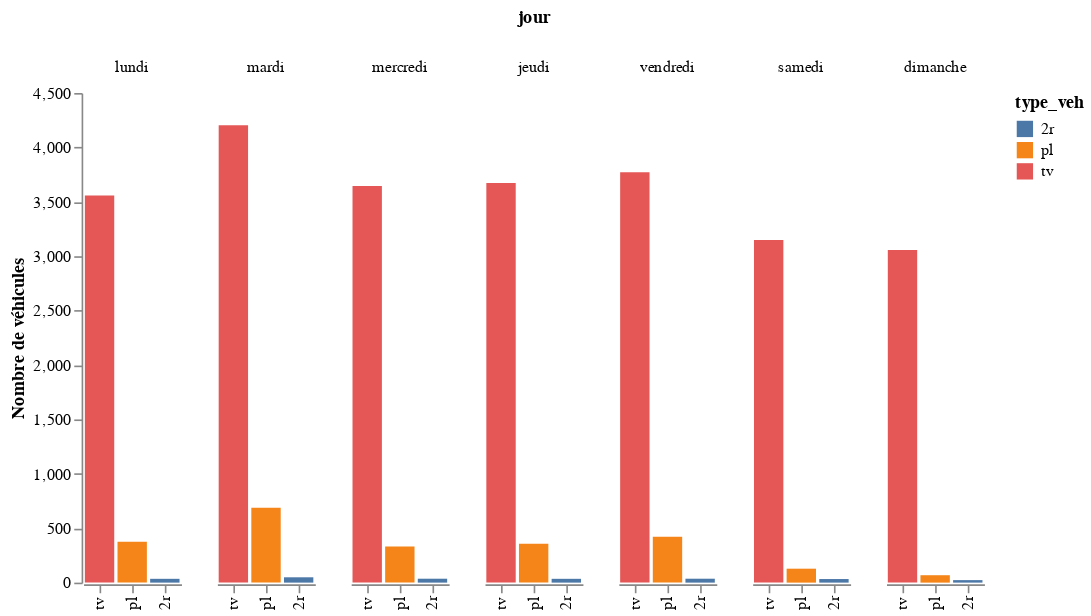

Write notebook code for a chart like this one.
### Code cell
graphJourType

### Figure 1 — Vega-Lite specification as saved in the notebook (floating-point values rounded to 4 significant figures)
{"config": {"view": {"continuousWidth": 400, "continuousHeight": 300, "stroke": "transparent"}}, "data": {"name": "data-d84bdab9f3e77d8578e1eb6dc4402d32"}, "mark": "bar", "encoding": {"color": {"type": "nominal", "field": "type_veh"}, "column": {"type": "ordinal", "field": "jour", "sort": ["lundi", "mardi", "mercredi", "jeudi", "vendredi", "samedi", "dimanche"]}, "x": {"type": "nominal", "axis": {"title": ""}, "field": "type_veh", "sort": ["tv", "vl", "pl", "2r"]}, "y": {"type": "quantitative", "axis": {"grid": false, "title": "Nombre de véhicules"}, "field": "nbVeh"}}, "$schema": "https://vega.github.io/schema/vega-lite/v4.8.1.json", "datasets": {"data-d84bdab9f3e77d8578e1eb6dc4402d32": [{"jour": "lundi", "type_veh": "2r", "nbVeh": 35.0}, {"jour": "lundi", "type_veh": "pl", "nbVeh": 376.0}, {"jour": "lundi", "type_veh": "tv", "nbVeh": 3558.0}, {"jour": "mardi", "type_veh": "2r", "nbVeh": 49.0}, {"jour": "mardi", "type_veh": "pl", "nbVeh": 688.0}, {"jour": "mardi", "type_veh": "tv", "nbVeh": 4204.0}, {"jour": "mercredi", "type_veh": "2r", "nbVeh": 36.0}, {"jour": "mercredi", "type_veh": "pl", "nbVeh": 331.0}, {"jour": "mercredi", "type_veh": "tv", "nbVeh": 3645.0}, {"jour": "jeudi", "type_veh": "tv", "nbVeh": 3674.0}, {"jour": "jeudi", "type_veh": "pl", "nbVeh": 357.0}, {"jour": "jeudi", "type_veh": "2r", "nbVeh": 35.0}, {"jour": "vendredi", "type_veh": "2r", "nbVeh": 36.0}, {"jour": "vendredi", "type_veh": "pl", "nbVeh": 421.0}, {"jour": "vendredi", "type_veh": "tv", "nbVeh": 3772.0}, {"jour": "samedi", "type_veh": "2r", "nbVeh": 33.0}, {"jour": "samedi", "type_veh": "pl", "nbVeh": 128.0}, {"jour": "samedi", "type_veh": "tv", "nbVeh": 3149.0}, {"jour": "dimanche", "type_veh": "2r", "nbVeh": 23.0}, {"jour": "dimanche", "type_veh": "pl", "nbVeh": 68.0}, {"jour": "dimanche", "type_veh": "tv", "nbVeh": 3057.0}]}}
